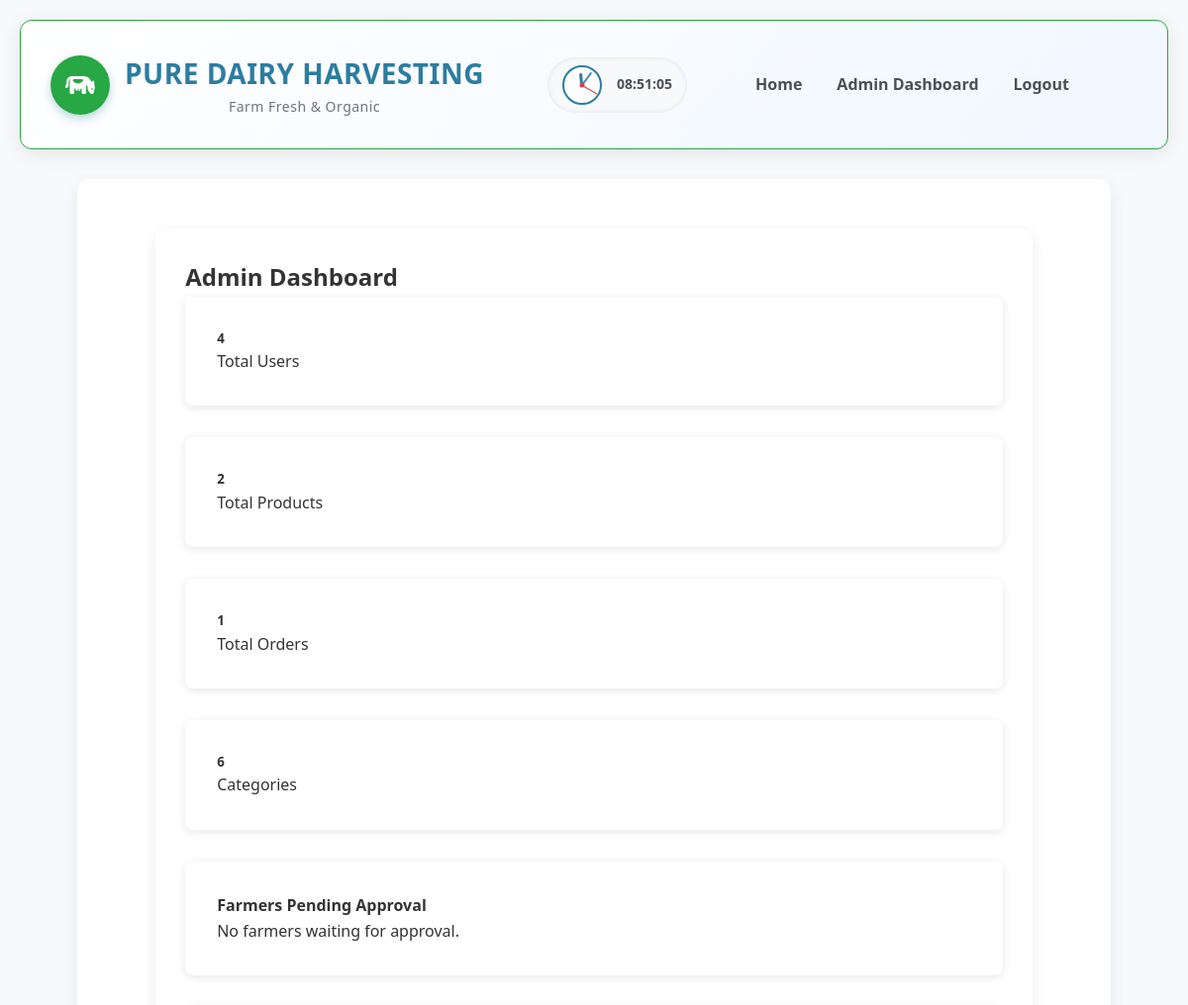
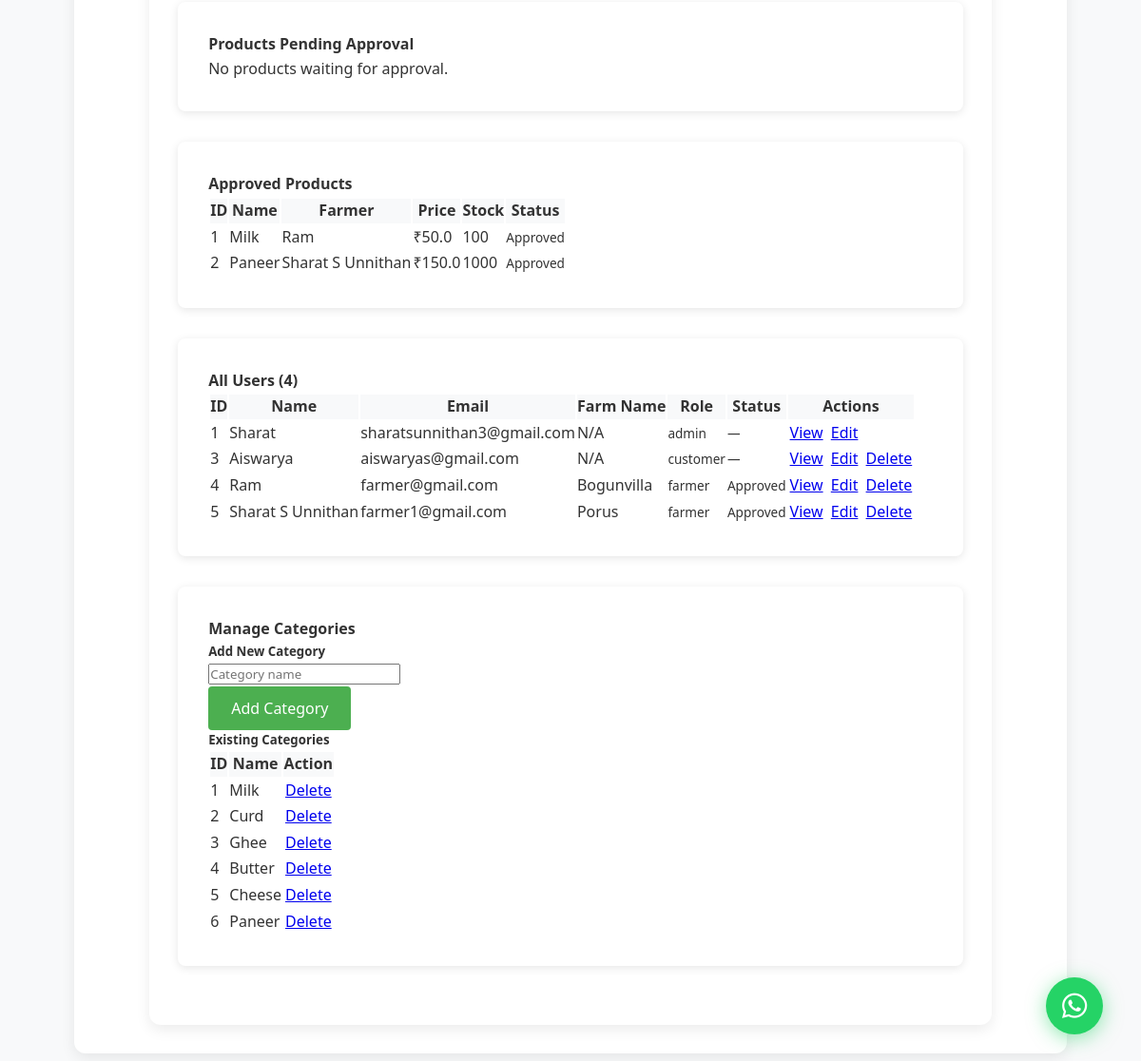
Page /admin_dashboard (signed in) on the committed database (2 pictures, top to bottom).
### models.py (models this page shows, shortened)
class Product(db.Model):
    __tablename__ = 'products'
    id = db.Column(db.Integer, primary_key=True)
    name = db.Column(db.String(100), nullable=False)
    description = db.Column(db.Text)
    price = db.Column(db.Float, nullable=False)
    quantity = db.Column(db.Integer, nullable=False)
    image = db.Column(db.String(100))
    approved = db.Column(db.Boolean, default=False)
    farmer_id = db.Column(db.Integer, db.ForeignKey('users.id'), nullable=False)
    category_id = db.Column(db.Integer, db.ForeignKey('categories.id'))
    order_items = db.relationship('OrderItem', backref='product', lazy=True)

class User(db.Model, UserMixin):
    __tablename__ = 'users'
    id = db.Column(db.Integer, primary_key=True)
    name = db.Column(db.String(100), nullable=False)
    email = db.Column(db.String(100), unique=True, nullable=False)
    password = db.Column(db.String(200), nullable=False)
    phone = db.Column(db.String(15))
    bio = db.Column(db.Text)
    address = db.Column(db.Text)
    profile_picture = db.Column(db.String(100))
    farm_name = db.Column(db.String(100))
    location = db.Column(db.String(100))
    is_approved = db.Column(db.Boolean, default=False)  # Tracks if farmer is approved by admin
    license_filename = db.Column(db.String(255))        # Stores the license document filename
    role_id = db.Column(db.Integer, db.ForeignKey('roles.id'), nullable=False)
    products = db.relationship('Product', backref='farmer', lazy=True)
    orders = db.relationship('Order', backref='customer', lazy=True)

class Role(db.Model):
    __tablename__ = 'roles'
    id = db.Column(db.Integer, primary_key=True)
    name = db.Column(db.String(50), unique=True, nullable=False)
    description = db.Column(db.String(255))
    users = db.relationship('User', backref='role', lazy=True)

class Category(db.Model):
    __tablename__ = 'categories'
    id = db.Column(db.Integer, primary_key=True)
    name = db.Column(db.String(100), unique=True, nullable=False)
    products = db.relationship('Product', backref='category', lazy=True)

### app.py (the view)
@app.route('/admin_dashboard')
def admin_dashboard():
    if 'user_id' not in session or session['role'] != 'admin':
        return redirect(url_for('login'))
    users = User.query.all()
    products = Product.query.all()  # This should be all products
    orders = Order.query.all()
    categories = Category.query.all()
    return render_template('admin_dashboard.html',
                           users=users,
                           products=products,  # Pass all products
                           orders=orders,
                           categories=categories)

### templates/admin_dashboard.html (shortened to what this page needs)
{% extends "base.html" %}
{% block content %}
<div class="container mt-4">
    <h2>Admin Dashboard</h2>
    <div class="row">
        <div class="col-md-3">
            <div class="card text-white bg-primary mb-3">
                <div class="card-body">
                    <h5 class="card-title">{{ users|length }}</h5>
                    <p class="card-text">Total Users</p>
                </div>
            </div>
        </div>
        <div class="col-md-3">
            <div class="card text-white bg-success mb-3">
                <div class="card-body">
                    <h5 class="card-title">{{ products|length }}</h5>
                    <p class="card-text">Total Products</p>
                </div>
            </div>
        </div>
        <div class="col-md-3">
            <div class="card text-white bg-info mb-3">
                <div class="card-body">
                    <h5 class="card-title">{{ orders|length }}</h5>
                    <p class="card-text">Total Orders</p>
                </div>
            </div>
        </div>
        <div class="col-md-3">
            <div class="card text-white bg-warning mb-3">
                <div class="card-body">
                    <h5 class="card-title">{{ categories|length }}</h5>
                    <p class="card-text">Categories</p>
                </div>
            </div>
        </div>
    </div>
    <div class="card mt-4">
        <div class="card-header bg-warning">
            <h4>Farmers Pending Approval</h4>
        </div>
        <div class="card-body">
            {% set pending_farmers = users|selectattr('role.name', 'equalto', 'farmer')|selectattr('is_approved', 'false')|list %}
            {% if pending_farmers %}
            <div class="table-responsive">
                <table class="table table-striped">
                    <thead>
                        <tr>
                            <th>ID</th>
                            <th>Name</th>
                            <th>Email</th>
                            <th>Farm Name</th>
                            <th>Location</th>
                            <th>License Document</th>
                            <th>Actions</th>
                        </tr>
                    </thead>
                    <tbody>
                        {% for farmer in pending_farmers %}
                        <tr>
                            <td>{{ farmer.id }}</td>
                            <td>{{ farmer.name }}</td>
                            <td>{{ farmer.email }}</td>
                            <td>{{ farmer.farm_name }}</td>
                            <td>{{ farmer.location }}</td>
                            <td>
                                {% if farmer.license_filename %}
                                <a href="{{ url_for('serve_license', filename=farmer.license_filename) }}" target="_blank" class="btn btn-info btn-sm">View License</a>
                                {% else %}
                                <span class="text-muted">No License</span>
                                {% endif %}
                            </td>
                            <td>
                                <a href="{{ url_for('approve_farmer', user_id=farmer.id) }}" class="btn btn-success btn-sm">Approve Farmer</a>
                            </td>
                        </tr>
                        {% endfor %}
                    </tbody>
                </table>
            </div>
            {% else %}
                <p class="text-muted">No farmers waiting for approval.</p>
            {% endif %}
        </div>
    </div>
    <div class="card mt-4">
        <div class="card-header bg-info text-white">
            <h4>Products Pending Approval</h4>
        </div>
        <div class="card-body">
            {% set pending_products = products|selectattr('approved', 'false')|list %}
            {% if pending_products %}
            <div class="table-responsive">
                <table class="table table-striped">
                    <thead>
                        <tr>
                            <th>ID</th>
                            <th>Image</th>
                            <th>Name</th>
                            <th>Farmer</th>
                            <th>Price</th>
                            <th>Quantity</th>
                            <th>Actions</th>
                        </tr>
                    </thead>
                    <tbody>
                        {% for product in pending_products %}
                        <tr>
                            <td>{{ product.id }}</td>
                            <td>
                                {% if product.image %}
                                <img src="{{ url_for('serve_product_image', filename=product.image) }}" alt="{{ product.name }}" style="width: 50px; height: 50px; object-fit: cover;">
                                {% else %}
                                No Image
                                {% endif %}
                            </td>
                            <td>{{ product.name }}</td>
                            <td>{{ product.farmer.name }}</td>
                            <td>₹{{ product.price }}</td>
                            <td>{{ product.quantity }}</td>
                            <td>
                                <a href="{{ url_for('approve_product', id=product.id) }}" class="btn btn-success btn-sm">Approve</a>
                                <a href="{{ url_for('reject_product', id=product.id) }}" class="btn btn-danger btn-sm" onclick="return confirm('Are you sure you want to reject this product?');">Reject</a>
                            </td>
                        </tr>
                        {% endfor %}
                    </tbody>
                </table>
            </div>
            {% else %}
                <p class="text-muted">No products waiting for approval.</p>
            {% endif %}
        </div>
    </div>
    <div class="card mt-4">
        <div class="card-header bg-success text-white">
            <h4>Approved Products</h4>
        </div>
        <div class="card-body">
            {% set approved_products = products|selectattr('approved', 'true')|list %}
            {% if approved_products %}
            <div class="table-responsive">
                <table class="table table-striped">
                    <thead>
                        <tr>
                            <th>ID</th>
                            <th>Name</th>
                            <th>Farmer</th>
                            <th>Price</th>
                            <th>Stock</th>
                            <th>Status</th>
                        </tr>
                    </thead>
                    <tbody>
                        {% for product in approved_products %}
                        <tr>
                            <td>{{ product.id }}</td>
                            <td>{{ product.name }}</td>
                            <td>{{ product.farmer.name }}</td>
                            <td>₹{{ product.price }}</td>
                            <td>{{ product.quantity }}</td>
                            <td><span class="badge bg-success">Approved</span></td>
                        </tr>
                        {% endfor %}
                    </tbody>
                </table>
            </div>
            {% else %}
                <p class="text-muted">No approved products yet.</p>
            {% endif %}
        </div>
    </div>
    <div class="card mt-4">
        <div class="card-header">
            <h4>All Users ({{ users|length }})</h4>
        </div>
        <div class="card-body">
            <div class="table-responsive">
                <table class="table table-striped">
                    <thead>
                        <tr>
                            <th>ID</th>
                            <th>Name</th>
                            <th>Email</th>
                            <th>Farm Name</th>
                            <th>Role</th>
                            <th>Status</th>
                            <th>Actions</th>
                        </tr>
                    </thead>
                    <tbody>
                        {% for user in users %}
                        <tr>
                            <td>{{ user.id }}</td>
                            <td>{{ user.name }}</td>
                            <td>{{ user.email }}</td>
                            <td>{{ user.farm_name or 'N/A' }}</td>
                            <td>
                                <span class="badge
                                    {% if user.role.name == 'admin' %}bg-danger
                                    {% elif user.role.name == 'farmer' %}bg-warning
                                    {% else %}bg-info{% endif %}">
                                    {{ user.role.name }}
                                </span>
                            </td>
                            <td>
                                {% if user.role.name == 'farmer' %}
                                    {% if user.is_approved %}
                                        <span class="badge bg-success">Approved</span>
                                    {% else %}
                                        <span class="badge bg-secondary">Pending</span>
                                    {% endif %}
                                {% else %}
                                    <span class="badge bg-light text-dark">—</span>
                                {% endif %}
                            </td>
                            <td>
                                <a href="#" class="btn btn-sm btn-info">View</a>
                                <a href="#" class="btn btn-sm btn-warning">Edit</a>
                                {% if user.id != session['user_id'] and user.role.name != 'admin' %}
                                <a href="{{ url_for('delete_user', user_id=user.id) }}"
                                   class="btn btn-sm btn-danger"
                                   onclick="return confirm('Are you sure you want to delete {{ user.name }}? This action cannot be undone.');">
                                   Delete
                                </a>
                                {% endif %}
                            </td>
                        </tr>
                        {% endfor %}
                    </tbody>
                </table>
            </div>
        </div>
    </div>
    <div class="card mt-4">
        <div class="card-header">
            <h4>Manage Categories</h4>
        </div>
        <div class="card-body">
            <div class="row">
                <div class="col-md-6">
                    <h5>Add New Category</h5>
                    <form action="{{ url_for('add_category') }}" method="POST" class="row g-3">
                        <div class="col-8">
                            <input type="text" name="name" class="form-control" placeholder="Category name" required>
                        </div>
                        <div class="col-4">
                            <button type="submit" class="btn btn-primary w-100">Add Category</button>
                        </div>
                    </form>
                </div>
                <div class="col-md-6">
                    <h5>Existing Categories</h5>
                    {% if categories %}
                    <div class="table-responsive">
                        <table class="table table-sm">
                            <thead>
                                <tr>
                                    <th>ID</th>
                                    <th>Name</th>
                                    <th>Action</th>
                                </tr>
                            </thead>
                            <tbody>
                                {% for category in categories %}
                                <tr>
                                    <td>{{ category.id }}</td>
                                    <td>{{ category.name }}</td>
                                    <td>
                                        <a href="{{ url_for('delete_category', id=category.id) }}"
                                           class="btn btn-sm btn-danger"
                                           onclick="return confirm('Are you sure you want to delete this category?');">
                                           Delete
                                        </a>
                                    </td>
                                </tr>
                                {% endfor %}
                            </tbody>
                        </table>
                    </div>
                    {% else %}
                    <p class="text-muted">No categories yet.</p>
                    {% endif %}
                </div>
            </div>
        </div>
    </div>
</div>
{% endblock %}

### static/css/styles.css (style rules this page uses)
* { box-sizing: border-box; margin: 0; padding: 0; }
body { font-family: 'Arial', sans-serif; background-color: #f8f9fa; color: #333; line-height: 1.6; }
.container { width: 90%; max-width: 1200px; margin: 0 auto; padding: 20px; }
.card { background: white; border-radius: 8px; box-shadow: 0 2px 10px rgba(0,0,0,0.1); padding: 2rem; margin-bottom: 2rem; }
.button, button, input[type="submit"] { background-color: #4caf50; color: white; border: none; padding: 0.75rem 1.5rem; border-radius: 4px; cursor: pointer; text-decoration: none; display: inline-block; font-size: 1rem; transition: background-color 0.3s; }

### templates/base.html (style rules this page uses)
* { margin: 0; padding: 0; box-sizing: border-box; font-family: 'Segoe UI', Tahoma, Geneva, Verdana, sans-serif; }
body { background-color: #f8f9fa; color: #333; line-height: 1.6; padding: 20px; }
.container { max-width: 1200px; margin: 0 auto; padding: 30px; background: white; border-radius: 12px; box-shadow: 0 5px 15px rgba(0, 0, 0, 0.08); }

### templates/admin_dashboard.html (style rules this page uses)
.card-header { font-weight: bold; }
.table th { background-color: #f8f9fa; }
.badge { font-size: 0.85em; }
.btn-sm { margin: 2px; }

### rows in the picture
Product: id "1", name "Milk", farmer.name "Ram", price "50.0", quantity "100"
Product: id "2", name "Paneer", farmer.name "Sharat S Unnithan", price "150.0", quantity "1000"
User: id "1", name "Sharat", email "sharatsunnithan3@gmail.com", farm_name "N/A", role.name "admin"
User: id "3", name "Aiswarya", email "aiswaryas@gmail.com", farm_name "N/A", role.name "customer"
User: id "4", name "Ram", email "farmer@gmail.com", farm_name "Bogunvilla", role.name "farmer", is_approved "Approved"
User: id "5", name "Sharat S Unnithan", email "farmer1@gmail.com", farm_name "Porus", role.name "farmer", is_approved "Approved"
Category: id "1", name "Milk"
Category: id "2", name "Curd"
Category: id "3", name "Ghee"
Category: id "4", name "Butter"
Category: id "5", name "Cheese"
Category: id "6", name "Paneer"

### other values in the picture
{{ users|length }} "4"
{{ products|length }} "2"
{{ orders|length }} "1"
{{ categories|length }} "6"
